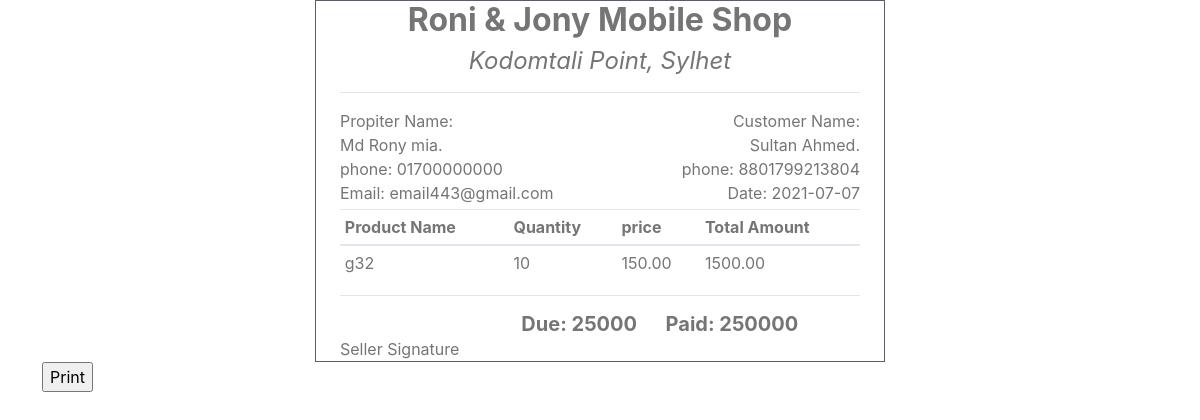
Page /invoice.php?sell_invoice_id=63 on the committed database.
### tables this page shows
CREATE TABLE `tbl_sale` (
  `sale_id` int(11) NOT NULL,
  `customer_name` varchar(32) NOT NULL,
  `customer_num` varchar(14) NOT NULL,
  `product_name` varchar(32) NOT NULL,
  `selling_price` float(11,2) NOT NULL,
  `selling_qty` int(5) NOT NULL,
  `total_amount` float(11,2) NOT NULL,
  `payment` float(11,2) NOT NULL,
  `due` float(11,2) NOT NULL,
  `profit` float(11,2) NOT NULL,
  `date` date DEFAULT current_timestamp(),
  `product_id` int(11) NOT NULL,
  `product_price` float(20,2) NOT NULL,
  `product_imei` int(255) NOT NULL
);

### lib/Database.php (called while the page is built, shortened)
<?php
class Database
{
	public $host   = DB_HOST;
	public $user   = DB_USER;
	public $pass   = DB_PASS;
	public $dbname = DB_NAME;
	private function connectDB()
	{
		$this->link = new mysqli($this->host, $this->user, $this->pass, $this->dbname);
	}
}

### classes/invoice.php (called while the page is built, shortened)
<?php
$filepath = realpath(dirname(__FILE__));
include_once($filepath . '/../lib/Database.php');
include_once($filepath . '/../lib/Query.php');
class Invoice
{
    private $qu;
    public function __construct()
    {
        $this->qu = new Query();
    }
    public function itemforinvoice($sell_invoice_id)
    {
        $query = "SELECT * FROM tbl_sale WHERE sale_id='$sell_invoice_id' ";
        $result_i = $this->qu->select($query);
        return $result_i;
    }
}

### lib/Query.php (called while the page is built, shortened)
<?php
$filepath = realpath(dirname(__FILE__));
include_once($filepath . '/Database.php');
class Query extends Database{
	public function select($query)
	{
		$result = $this->link->query($query) or die($this->link->error . __LINE__);
		if ($result->num_rows > 0) {
			return $result;
		} else {
			return false;
		}
	}
}
?>

### invoice.php (the view, shortened to what this page needs)
<?php
include_once('classes/invoice.php');
$ivn = new Invoice();
if (isset($_GET['sell_invoice_id'])) {
    $sell_invoice_id = $_GET['sell_invoice_id'];
}
$get = $ivn->itemforinvoice($sell_invoice_id);
if ($get) {
    $result = $get->fetch_assoc();
}
?>
<!DOCTYPE html>
<html lang="en">
<head>
    <link href="vendor/bootstrap/css/bootstrap.min.css" rel="stylesheet" type="text/css" />
</head>
<body>
    <div class="container">
        <div class="row">
            <div class="col-md-3"></div>
            <div class="col-md-6 px-4  border border-dark">
                <div id="printableArea">
                    <h2 class="text-center font-weight-bold">Roni & Jony Mobile Shop</h2>
                    <h4 class="text-center font-italic">Kodomtali Point, Sylhet</h4>
                    <hr>
                    <div class="row mb-1">
                        <div class="col-md-6">
                            <span>Propiter Name:</span><br>
                            <span>Md Rony mia.</span><br>
                            <span>phone: 01700000000</span><br>
                            <span>Email: email443@gmail.com</span>
                        </div>
                        <div class="col-md-6 text-right">
                            <span>Customer Name:</span><br>
                            <span class=""><?php echo $result['customer_name']; ?>.</span><br>
                            <span>phone: <?php echo $result['customer_num']; ?></span><br>
                            <span>Date: <?php echo $result['date']; ?></span>
                        </div>
                    </div>
                    <table class="table table-sm">
                        <thead>
                            <tr>
                                <th>Product Name</th>
                                <th>Quantity</th>
                                <th>price</th>
                                <th>Total Amount</th>
                            </tr>
                        </thead>
                        <tbody>
                            <tr>
                                <td><?php echo $result['product_name']; ?></td>
                                <td><?php echo $result['selling_qty']; ?></td>
                                <td><?php echo $result['selling_price']; ?></td>
                                <td><?php echo $result['total_amount']; ?></td>
                            </tr>
                        </tbody>
                    </table>
                    <hr>
                    <div class="row">
                        <div class="col-md-4"></div>
                        <div class="col-md-7">
                            <span class="font-weight-bold h5">Due: 25000</span>
                            <span class="font-weight-bold ml-4 h5">Paid: 250000</span>
                        </div>
                         <div class="col-md-1"></div>
                    </div>
                    <div class="d-flex justify-content-between">
                        <div>Seller Signature</div>
                    </div>
                </div>
            </div>
            <div class="col-md-3"></div>
        </div>
        <input type="button" onclick="printDiv('printableArea')" value="Print" />
    </div>
</body>
</html>

### rows in the picture
tbl_sale: customer_name "Sultan Ahmed", customer_num "8801799213804", date "2021-07-07", product_name "g32", selling_qty "10", selling_price "150.00", total_amount "1500.00"
